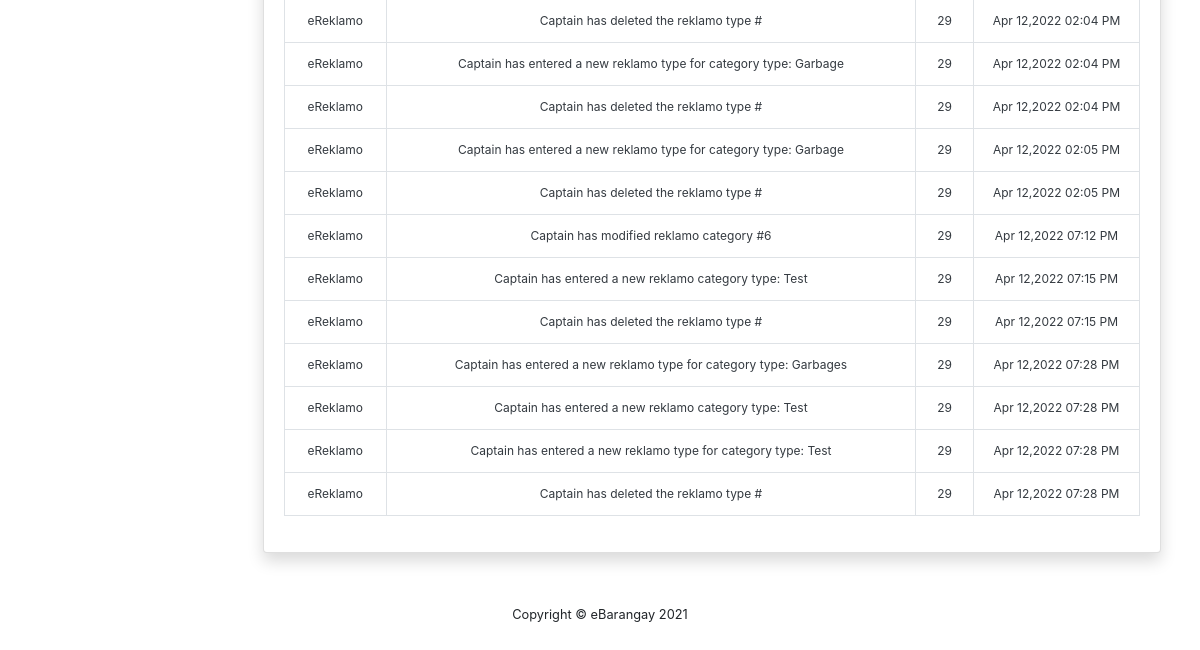
/report.php (signed in, lower part), run on an earlier commit of the app's database.
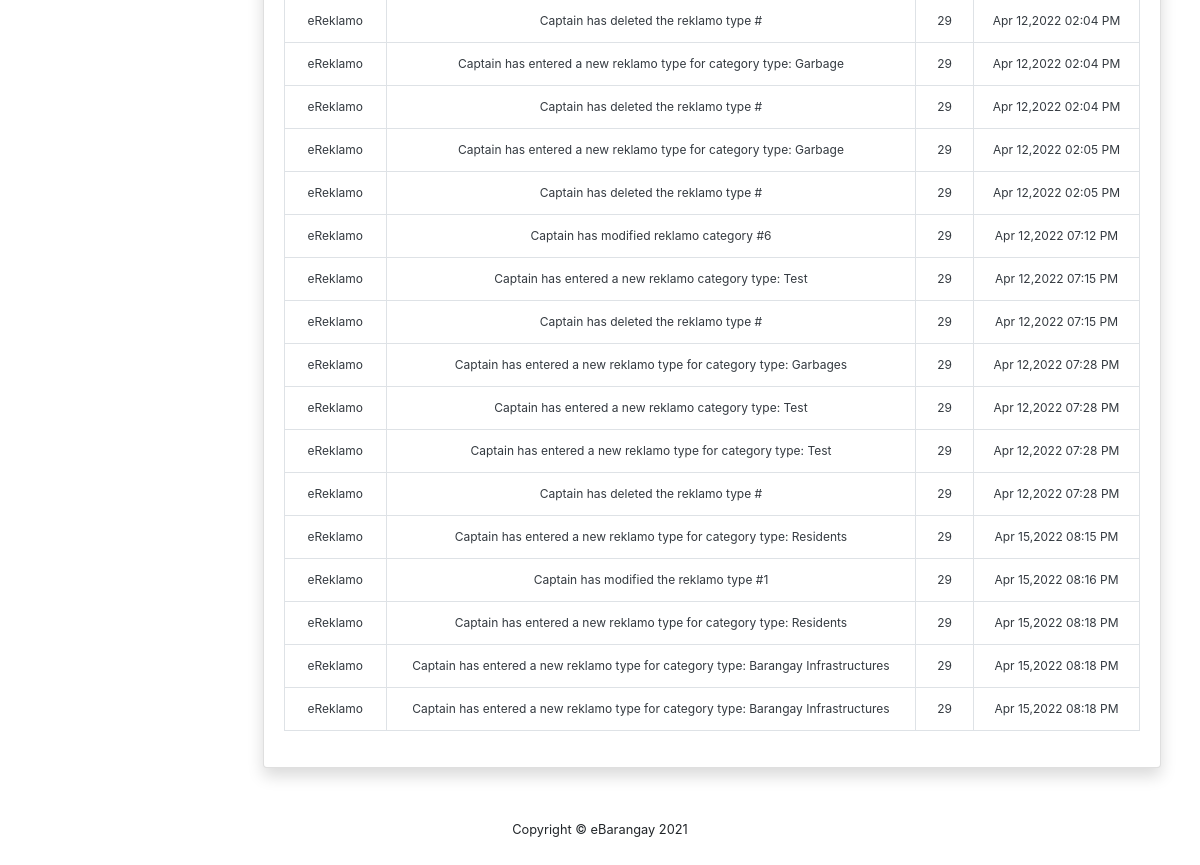
And on a later commit of the database.
### tables this page shows
CREATE TABLE `report` (
  `reportID` int NOT NULL,
  `ReportType` varchar(50) NOT NULL,
  `reportMessage` varchar(200) DEFAULT NULL,
  `UsersID` int NOT NULL,
  `created_on` datetime DEFAULT CURRENT_TIMESTAMP,
  `updated_on` datetime DEFAULT CURRENT_TIMESTAMP,
  `userBarangay` varchar(50) DEFAULT NULL,
  `userPurok` varchar(50) DEFAULT NULL
);

### report.php (the view, shortened to what this page needs)
<?php include_once 'header.php' ?>
<div class="col d-flex flex-column">
<div class="container-fluid">
<div class="card shadow mb-4 m-4">
    <div class="card-body" style="font-size: 75%">
        <div class="table-responsive">
            <table class="table table-bordered text-center text-dark display"
                width="100%" cellspacing="0" cellpadding="0">
                <tbody>
                    <?php
                        $accounts = $conn->query("SELECT * FROM report WHERE userBarangay = '{$_SESSION['userBarangay']}' AND userPurok = '{$_SESSION['userPurok']}'");
                        while($row=$accounts->fetch_assoc()):
                    ?>
                    <tr>
                        <td><?php echo $row["ReportType"] ?></td>
                        <td><?php echo $row["reportMessage"] ?></td>
                        <td><?php echo $row["UsersID"] ?></td>
                        <td><?php echo date("M d,Y h:i A",strtotime($row['created_on'])) ?></td>
                    </tr>
                    <?php endwhile; ?>
                </tbody>
            </table>
        </div>
    </div>
</div>
</div>
</div>
<?php include_once 'footer.php' ?>

### header.php (shortened to what this page needs)
<!DOCTYPE html>
<html lang="en">
<head>
    <link href="vendor/fontawesome-free/css/all.min.css" rel="stylesheet" type="text/css">
    <link href="css/sb-admin-2.min.css" rel="stylesheet">
    <link href="css/sb-admin-2.css" rel="stylesheet">
    <link href="css/cb2.css" rel="stylesheet">
    <link rel="stylesheet" href="https://cdn.jsdelivr.net/npm/bootstrap@4.3.1/dist/css/bootstrap.min.css">
</head>
<body id="page-top">
<div class="content-wrapper" >
<div class="row">
    <?php if(isset($_SESSION["UsersID"]) && !empty($_SESSION["UsersID"])) : ?>
    <div id="sidebar-area">
        <?php endif; ?>
    </div>

### footer.php (shortened to what this page needs)
  </div>
  </div>
  <footer class="sticky-footer">
      <div class="container my-auto">
          <div class="copyright text-center my-auto">
              <span>Copyright &copy; eBarangay 2021</span>
          </div>
      </div>
  </footer>
</body>
</html>

What changed in the data, as far as the page shows it:
added report: ReportType "eReklamo", reportMessage "Captain has entered a new reklamo type for category type: Residents", UsersID "29", created_on "Apr 15,2022 08:15 PM"
added report: ReportType "eReklamo", reportMessage "Captain has modified the reklamo type #1", UsersID "29", created_on "Apr 15,2022 08:16 PM"
added report: ReportType "eReklamo", reportMessage "Captain has entered a new reklamo type for category type: Residents", UsersID "29", created_on "Apr 15,2022 08:18 PM"
added report: ReportType "eReklamo", reportMessage "Captain has entered a new reklamo type for category type: Barangay Infrastructures", UsersID "29", created_on "Apr 15,2022 08:18 PM"
added report: ReportType "eReklamo", reportMessage "Captain has entered a new reklamo type for category type: Barangay Infrastructures", UsersID "29", created_on "Apr 15,2022 08:18 PM"
